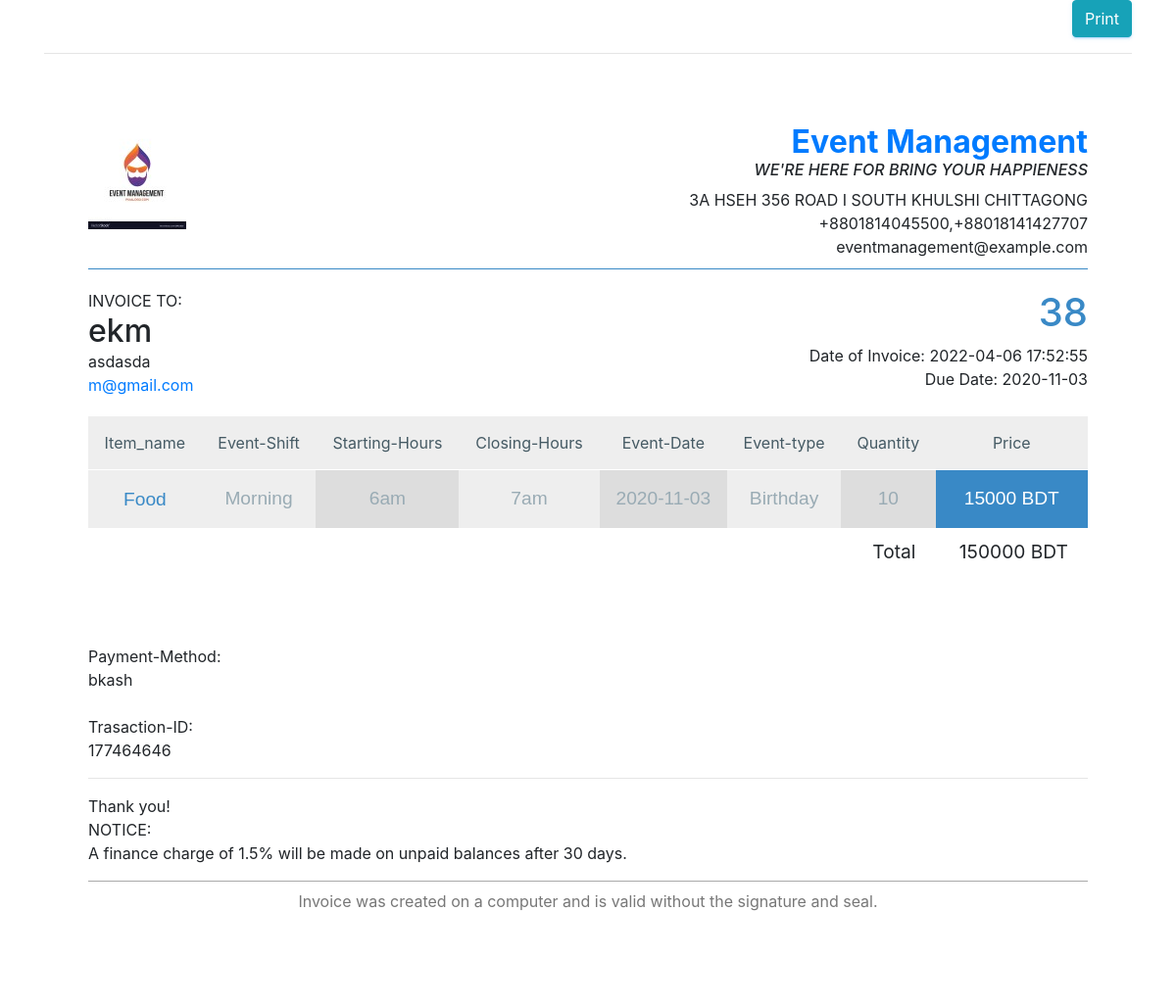
/admin/dealer/Inv/invoice.php?o_id=38, run on the app's committed database.
### tables this page shows
CREATE TABLE `dealer` (
  `de_id` int(222) NOT NULL,
  `dc_name` varchar(222) NOT NULL,
  `username` varchar(222) NOT NULL,
  `f_name` varchar(222) NOT NULL,
  `l_name` varchar(222) NOT NULL,
  `email` varchar(222) NOT NULL,
  `password` varchar(222) NOT NULL,
  `phone` varchar(222) NOT NULL,
  `address` text NOT NULL
);

CREATE TABLE `admin_order` (
  `o_id` int(222) NOT NULL,
  `de_id` int(222) NOT NULL,
  `package` varchar(255) NOT NULL,
  `username` varchar(222) NOT NULL,
  `c_name` varchar(222) NOT NULL,
  `quantity` int(222) DEFAULT NULL,
  `price` decimal(10,0) NOT NULL,
  `shift` text NOT NULL,
  `o_hr` varchar(222) NOT NULL,
  `c_hr` varchar(222) NOT NULL,
  `edate` date NOT NULL,
  `type` text NOT NULL,
  `total` varchar(255) NOT NULL,
  `status` varchar(222) DEFAULT NULL,
  `payment` varchar(222) DEFAULT NULL,
  `t_id` varchar(222) DEFAULT NULL,
  `date` timestamp NOT NULL DEFAULT current_timestamp() ON UPDATE current_timestamp()
);

### admin/dealer/Inv/invoice.php (the view, shortened to what this page needs)
<?php
$get = $_GET['o_id'];
$servername = "localhost";
$username = "root";
$password = "";
$conn = new PDO("mysql:host=$servername;dbname=event", $username, $password);
  $conn->setAttribute(PDO::ATTR_ERRMODE, PDO::ERRMODE_EXCEPTION);
$query = "SELECT * FROM `admin_order` where `o_id`=$get";
$stmt = $conn->prepare($query);
$result = $stmt->execute();
$d_order = $stmt->fetch();
$d_order1=$d_order['de_id'];
?>
<!DOCTYPE html>
<html>
<head>
    <link href="css/lib/bootstrap/bootstrap.min.css" rel="stylesheet">
    <link href="css/helper.css" rel="stylesheet">
    <link href="css/style.css" rel="stylesheet">
	<link href="//maxcdn.bootstrapcdn.com/bootstrap/4.1.1/css/bootstrap.min.css" rel="stylesheet" id="bootstrap-css">
	<link rel="stylesheet" type="text/css" href="styles.css">
</head>
<body>
<div class="container">
    <div class="toolbar hidden-print">
        <div class="text-right">
            <button id="printInvoice" class="btn btn-info">Print</button>
        </div>
        <hr>
    </div>
    <?php
    $query1 = "SELECT * FROM `dealer` where `de_id`=$d_order1";
    $stmt1 = $conn->prepare($query1);
    $result1 = $stmt1->execute();
    $d_order2 = $stmt1->fetch();
    ?>
	<div id="invoice" class='wrapper'>
    <div class="invoice overflow-auto">
        <div style="min-width: 600px">
            <header>
                <div class="row">
                    <div class="col">
                        <a href="">
                            <img src="images/logo of invoice (1).jpg"  />
                            </a>
                    </div>
                    <div class="col company-details">
                        <h2 class="name">
                            <a target="_blank" href="https://lobianijs.com">
                           <strong> Event Management</strong>
                            </a>
                            <div><i><h6> WE'RE HERE FOR BRING YOUR HAPPIENESS</h6></i></div>
                        </h2>
                        <div>3A HSEH 356 ROAD I SOUTH KHULSHI CHITTAGONG</div>
                        <div>+8801814045500,+88018141427707</div>
                        <div>eventmanagement@example.com</div>
                    </div>
                </div>
            </header>
            <main>
                <div class="row contacts">
                    <div class="col invoice-to">
                        <div class="text-gray-light">INVOICE TO:</div>
                        <h2 class="to"><?=$d_order2['username'];?></h2>
                        <div class="address"><?=$d_order2['address'];?></div>
                        <div class="email"><a href="mailto:john@example.com"><?=$d_order2['email'];?></a></div>
                    </div>
                    <div class="col invoice-details">
                        <h1 class="invoice-id"><?=$d_order['o_id'];?></h1>
                        <div class="date">Date of Invoice: <?=$d_order['date'];?></div>
                        <div class="date">Due Date: <?=$d_order['edate'];?>
                    </div>
                    </div>
</div>
                <table cellspacing="1" cellpadding="1" >
                    <thead>
                        <tr>
                            <th class="text-center">Item_name</th>
                            <th class="text-center">Event-Shift</th>
                            <th class="text-center">Starting-Hours</th>
                            <th class="text-center">Closing-Hours</th>
                            <th class="text-center">Event-Date</th>
                            <th class="text-center">Event-type</th>
                            <th class="text-center">Quantity</th>
                            <th class="text-center">Price</th>
                        </tr>
                    </thead>
                    <tbody>
                        <tr>
                            <td class="text-center"><h3>
                            <?=$d_order2['dc_name'];?>
                                </h3>
                            </td>
                            <td class="qty"><?=$d_order['shift'];?></td>
                            <td class="unit"><?=$d_order['o_hr'];?></td>
                            <td class="qty"><?=$d_order['c_hr'];?></td>
                            <td class="unit"><?=$d_order['edate'];?></td>
                            <td class="qty"><?=$d_order['type'];?></td>
                            <td class="unit"><?=$d_order['quantity'];?></td>
                            <td class="total"><?=$d_order['price'];?> BDT</td>
                        </tr>
                    </tbody>
                    <?php
$item_total=0;
 $item_total += ($d_order['quantity']*$d_order['price']);
?>
                    <tfoot class= >
                        <tr>
                            <td colspan="7">Total</td>
                            <td><?=$item_total;?> BDT</td>
                        </tr>
                    </tfoot>
                </table>
                </div>
                <div class="notices">
                    <div>Payment-Method:</div>
                    <div class="notice"><?=$d_order['payment'];?></div>
                </div>
                <?php
                    echo'<br>';
                    ?>
                <div class="notices">
                    <div>Trasaction-ID:</div>
                    <div class="notice"><?=$d_order['t_id'];?></div>
                </div>
                    <?php
                    echo'<hr>';
                    ?>
                <div class="thanks">Thank you!</div>
                <div class="notices">
                    <div>NOTICE:</div>
                    <div class="notice">A finance charge of 1.5% will be made on unpaid balances after 30 days.</div>
                </div>
            <footer>
                Invoice was created on a computer and is valid without the signature and seal.
            </footer>
        </div>
    </div>
</div>
</body>
</html>

### admin/dealer/Inv/styles.css (style rules this page uses)
#invoice { padding: 30px; }
.invoice { position: relative; background-color: #FFF; min-height: 680px; min-width: 100%; padding: 15px }
.invoice header { padding: 10px 0; margin-bottom: 20px; border-bottom: 1px solid #3989c6 }
.invoice .company-details { text-align: right }
.invoice .company-details .name { margin-top: 0; margin-bottom: 0 }
.invoice .contacts { margin-bottom: 20px }
.invoice .invoice-to { text-align: left }
.invoice .invoice-to .to { margin-top: 0; margin-bottom: 0 }
.invoice .invoice-details { text-align: right }
.invoice .invoice-details .invoice-id { margin-top: 0; color: #3989c6 }
.invoice main { padding-bottom: 50px }
.invoice table { width: 100%; border-collapse: collapse; border-spacing: 0; margin-bottom: 20px }
.invoice table td,.invoice table th { padding: 15px; background: #eee; border-bottom: 1px solid #fff }
.invoice table th { white-space: nowrap; font-weight: 400; font-size: 16px }
.invoice table td h3 { margin: 0; font-weight: 400; color: #3989c6; font-size: 1.2em }
.invoice table .qty,.invoice table .total,.invoice table .unit { text-align: center; font-size: 1.2em }
.invoice table .unit { background: #ddd }
.invoice table .total { background: #3989c6; color: #fff }
.invoice table tbody tr:last-child td { border: none }
.invoice table tfoot td { background: 0 0; border-bottom: none; white-space: nowrap; text-align: right; padding: 10px 20px; font-size: 1.2em; border-top: 1px solid #aaa }
.invoice table tfoot tr:first-child td { border-top: none }
.invoice table tfoot tr td:first-child { border: none }
.invoice footer { width: 100%; text-align: center; color: #777; border-top: 1px solid #aaa; padding: 8px 0 }

### data on the page
dealer: username "ekm", address "asdasda", email "m@gmail.com", dc_name "Food"
admin_order: o_id "38", date "2022-04-06 17:52:55", edate "2020-11-03", shift "Morning", o_hr "6am", c_hr "7am", type "Birthday", quantity "10", price "15000", payment "bkash", t "177464646"

### other printed values
$item_total "150000"
